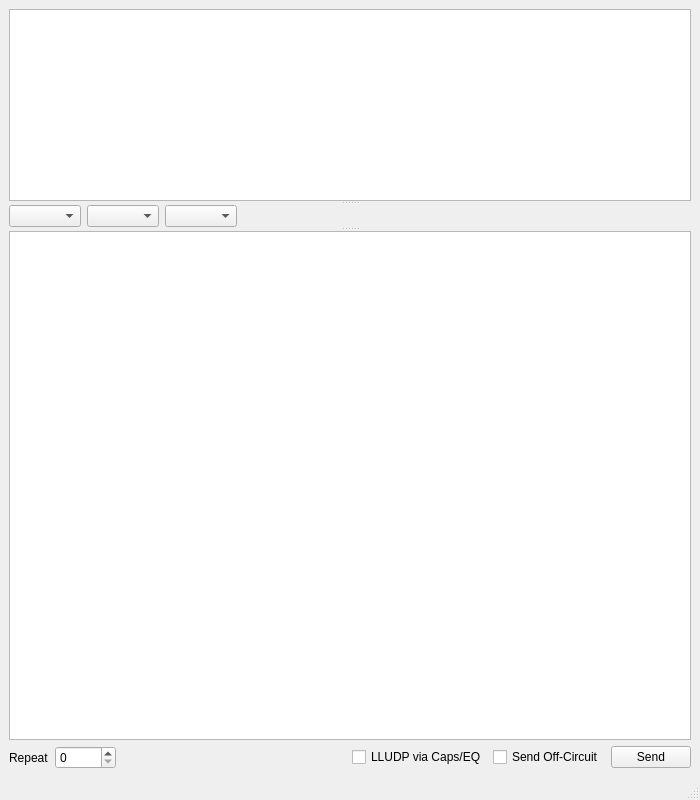
<?xml version="1.0" encoding="UTF-8"?>
<ui version="4.0">
 <class>MainWindow</class>
 <widget class="QMainWindow" name="MainWindow">
  <property name="geometry">
   <rect>
    <x>0</x>
    <y>0</y>
    <width>700</width>
    <height>800</height>
   </rect>
  </property>
  <property name="windowTitle">
   <string notr="true">Message Builder</string>
  </property>
  <property name="locale">
   <locale language="English" country="UnitedStates"/>
  </property>
  <widget class="QWidget" name="centralwidget">
   <layout class="QGridLayout" name="gridLayout">
    <item row="1" column="0">
     <layout class="QHBoxLayout" name="horizontalLayout">
      <item>
       <widget class="QLabel" name="lblRepeat">
        <property name="text">
         <string>Repeat</string>
        </property>
        <property name="buddy">
         <cstring>spinRepeat</cstring>
        </property>
       </widget>
      </item>
      <item>
       <widget class="QSpinBox" name="spinRepeat">
        <property name="enabled">
         <bool>true</bool>
        </property>
        <property name="toolTip">
         <string>Times to repeat</string>
        </property>
        <property name="minimum">
         <number>0</number>
        </property>
        <property name="maximum">
         <number>99999</number>
        </property>
        <property name="value">
         <number>0</number>
        </property>
       </widget>
      </item>
      <item>
       <spacer name="horizontalSpacer">
        <property name="orientation">
         <enum>Qt::Horizontal</enum>
        </property>
        <property name="sizeHint" stdset="0">
         <size>
          <width>40</width>
          <height>20</height>
         </size>
        </property>
       </spacer>
      </item>
      <item>
       <widget class="QCheckBox" name="checkLLUDPViaCaps">
        <property name="toolTip">
         <string>Useful when you need to serialize payloads not representable in UDP messages</string>
        </property>
        <property name="text">
         <string>LLUDP via Caps/EQ</string>
        </property>
       </widget>
      </item>
      <item>
       <widget class="QCheckBox" name="checkOffCircuit">
        <property name="toolTip">
         <string>Send LLUDP messages from a port not associated with a circuit</string>
        </property>
        <property name="text">
         <string>Send Off-Circuit</string>
        </property>
       </widget>
      </item>
      <item>
       <widget class="QPushButton" name="btnSend">
        <property name="text">
         <string>Send</string>
        </property>
        <property name="shortcut">
         <string>Ctrl+Return</string>
        </property>
       </widget>
      </item>
     </layout>
    </item>
    <item row="0" column="0">
     <layout class="QHBoxLayout" name="horizontalLayout_4">
      <item>
       <widget class="QSplitter" name="frameMain">
        <property name="sizePolicy">
         <sizepolicy hsizetype="Expanding" vsizetype="Expanding">
          <horstretch>0</horstretch>
          <verstretch>0</verstretch>
         </sizepolicy>
        </property>
        <property name="orientation">
         <enum>Qt::Vertical</enum>
        </property>
        <widget class="QListView" name="listRegions">
         <property name="sizePolicy">
          <sizepolicy hsizetype="Expanding" vsizetype="Expanding">
           <horstretch>0</horstretch>
           <verstretch>0</verstretch>
          </sizepolicy>
         </property>
         <property name="baseSize">
          <size>
           <width>0</width>
           <height>200</height>
          </size>
         </property>
         <property name="editTriggers">
          <set>QAbstractItemView::NoEditTriggers</set>
         </property>
         <property name="showDropIndicator" stdset="0">
          <bool>false</bool>
         </property>
         <property name="dragDropOverwriteMode">
          <bool>false</bool>
         </property>
         <property name="selectionMode">
          <enum>QAbstractItemView::SingleSelection</enum>
         </property>
         <property name="selectionBehavior">
          <enum>QAbstractItemView::SelectRows</enum>
         </property>
        </widget>
        <widget class="QSplitter" name="foobar">
         <property name="orientation">
          <enum>Qt::Horizontal</enum>
         </property>
         <widget class="QWidget" name="horizontalLayoutWidget">
          <layout class="QHBoxLayout" name="horizontalLayout_2">
           <item>
            <widget class="QComboBox" name="comboUntrusted"/>
           </item>
           <item>
            <widget class="QComboBox" name="comboTrusted">
             <property name="currentText">
              <string/>
             </property>
            </widget>
           </item>
           <item>
            <widget class="QComboBox" name="comboCaps"/>
           </item>
           <item>
            <spacer name="horizontalSpacer_2">
             <property name="orientation">
              <enum>Qt::Horizontal</enum>
             </property>
             <property name="sizeHint" stdset="0">
              <size>
               <width>40</width>
               <height>20</height>
              </size>
             </property>
            </spacer>
           </item>
          </layout>
         </widget>
        </widget>
        <widget class="QPlainTextEdit" name="textRequest">
         <property name="sizePolicy">
          <sizepolicy hsizetype="Expanding" vsizetype="Expanding">
           <horstretch>0</horstretch>
           <verstretch>1</verstretch>
          </sizepolicy>
         </property>
         <property name="minimumSize">
          <size>
           <width>300</width>
           <height>0</height>
          </size>
         </property>
         <property name="baseSize">
          <size>
           <width>0</width>
           <height>0</height>
          </size>
         </property>
         <property name="styleSheet">
          <string notr="true">color: rgb(80, 0, 0)</string>
         </property>
         <property name="tabChangesFocus">
          <bool>true</bool>
         </property>
         <property name="lineWrapMode">
          <enum>QPlainTextEdit::NoWrap</enum>
         </property>
         <property name="readOnly">
          <bool>false</bool>
         </property>
         <property name="plainText">
          <string notr="true"/>
         </property>
         <property name="textInteractionFlags">
          <set>Qt::TextEditorInteraction</set>
         </property>
        </widget>
       </widget>
      </item>
     </layout>
    </item>
   </layout>
  </widget>
  <widget class="QStatusBar" name="statusbar"/>
 </widget>
 <tabstops>
  <tabstop>textRequest</tabstop>
  <tabstop>spinRepeat</tabstop>
  <tabstop>btnSend</tabstop>
  <tabstop>listRegions</tabstop>
  <tabstop>comboUntrusted</tabstop>
  <tabstop>comboTrusted</tabstop>
 </tabstops>
 <resources/>
 <connections/>
</ui>
